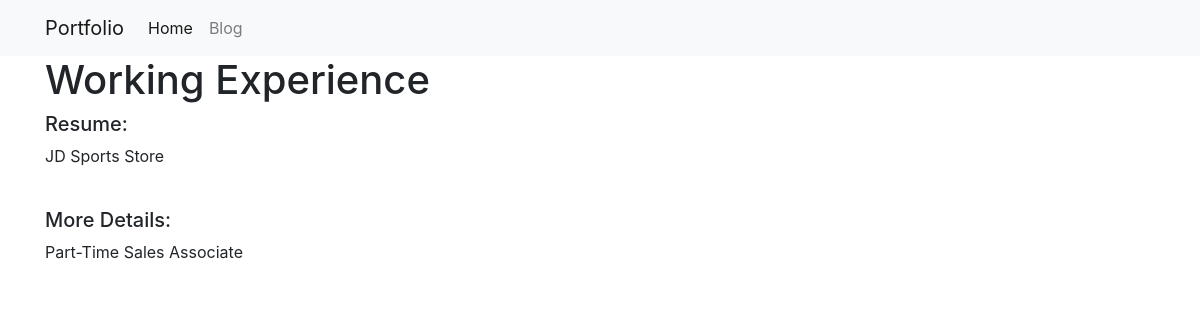
Screenshot of /projects/8/ with the database file from the repository.
### projects/models.py (models this page shows)
class Project(models.Model):
    title = models.CharField(max_length=100)
    description = models.TextField()
    technology = models.CharField(max_length=20)
    image = models.FilePathField(path="/img")

### projects/views.py (the view)
# urls.py: path("<int:pk>/", views.project_detail, name="project_detail"),
def project_detail(request, pk):
    project = Project.objects.get(pk=pk)
    context = {"project": project}
    return render(request, "project_detail.html", context)

### projects/templates/project_detail.html
{% extends "base.html" %}
{% load static %}
{% block page_content %}
<h1>{{ project.title }}</h1>
<div class="row">
    <div class="col-md-12">
        <h5>Resume:</h5>
        <p>{{ project.description }}</p>
        <br>
        <h5>More Details:</h5>
        <p>{{ project.technology }}</p>
    </div>
</div>
{% endblock %}

### rows the page displays
Project: title "Working Experience", description "JD Sports Store", technology "Part-Time Sales Associate"
